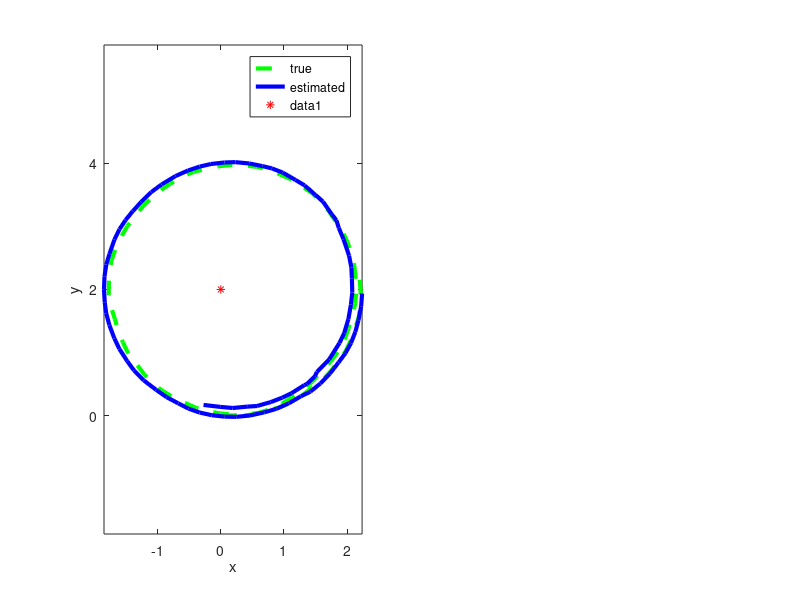

The MATLAB source for this figure: (Note: this script raises an error after producing the figure.)
function f = uni_test2
% Extended Kalman filtering of the unicycle with bearing and range measurements

rng('default')

S.f = @uni_f;  % mobile-robot dynamics
S.h = @br_h;  % bearing-reange sensing
S.n = 4;      % state dimension
S.r = 1;      % measurement dimension

S.p0 = [0; 2];    % beacon position

% timing
dt = .1;
N = 80;
T = dt*N;
S.dt = dt;

% noise models
S.Q = .1*dt*dt*diag([.1 .1 .1,.001]);
S.R = .01*diag([.5]);%no distance

% initial mean and covariance
xt = [0; 0; 0; 1]; % true state

P = 5*.01*diag([1 1 1 4]) % covariance
x = xt + sqrt(P)*randn(S.n, 1); % initial estimate with added noise

xts = zeros(S.n, N+1); % true states
xs = zeros(S.n, N+1);  % estimated states
Ps = zeros(S.n, S.n, N+1); % estimated covariances

zs = zeros(S.r, N);  % measurements

xts(:, 1) = xt;
xs(:, 1) = x;
Ps(:, :, 1) = P;

ds = zeros(S.n, N+1);  % errors
ds(:,1) = x - xt;

for k=1:N,
  u = dt*[2; 1];  % known controls
  
  xts(:,k+1) = S.f(xts(:,k), u, S) + sqrt(S.Q)*randn(S.n,1);  % true state

  [x,P] = ekf_predict(x, P, u, S);  % predict
  %%%%%%%%%%%%%%%%%%%%%%%%
  z = fangle(S.h(xts(:,k+1), S) + sqrt(S.R)*randn(S.r,1));  % generate measurement
  
  [x,P] = ekf_correct(x, P, z, S);  % correct
  
  xs(:,k+1) = x;
  Ps(:,:,k+1) = P;

  zs(:,k) = z;
  ds(:,k+1) = x - xts(:,k+1);  % actual estimate error
end

subplot(1, 2, 1)

plot(xts(1,:), xts(2,:), '--g','LineWidth',3)
hold on
plot(xs(1,:), xs(2,:), '-b','LineWidth',3)
legend('true', 'estimated')

xlabel('x')
ylabel('y')
axis equal
axis xy

% beacon
plot(S.p0(1), S.p0(2), '*r');

for k=1:5:N
  plotcov2(xs(1:2,k+1), Ps(1:2,1:2,k+1));
end

subplot(1,2,2)

plot(ds')

mean(sqrt(sum(ds.*ds, 1)))
xlabel('k')
ylabel('meters or radians')
legend('e_x','e_y','e_\theta','e_r')

figure, hold on;
plot(dt*(1:N+1),xs(4,:),'b');
plot(dt*(1:N+1),xts(4,:),'r');
xlabel('time(sec)');
ylabel('Radius(m)');
legend('Rest','Rtrue');

function [x, varargout] = uni_f(x, u, S)
% dynamical model of the unicycle modified
% x = [x,y,theta,radius]
% u = [sigma(commanded wheel vel), rotational angl vel];
c = cos(x(3));
s = sin(x(3));

x = [x(1) + c*x(4)*u(1);
     x(2) + s*x(4)*u(1);
     x(3) + u(2);
     x(4)];

if nargout > 1
  % F-matrix
  varargout{1} = [1, 0, -s*x(4)*u(1), c*u(1);
                  0, 1, c*x(4)*u(1), s*u(1); 
                  0, 0, 1, 0;
                  0, 0, 0, 1];  
end


function [y, varargout] = br_h(x, S)

p = x(1:2);
%px = p(1);
%py = p(2);

d = S.p0 - p;
r = norm(d);

th = fangle(atan2(d(2), d(1)) - x(3));

y = th;

if nargout > 1
  % H-matrix
  varargout{1} = [d(2)/r^2, -d(1)/r^2, -1, 0];
end


function [x,P] = ekf_predict(x, P, u, S)

[x, F] = S.f(x, u, S);
P = F*P*F' + S.Q;


function [x,P] = ekf_correct(x, P, z, S)

[y, H] = S.h(x, S);

K = P*H'*inv(H*P*H' + S.R);
P = (eye(S.n) - K*H)*P;

x = x + K*fangle(z-y);


function a = fangle(a)
% make sure angle is between -pi and pi
if a < -pi
  a = a + 2*pi
else
  if a > pi
    a = a - 2*pi
  end
end